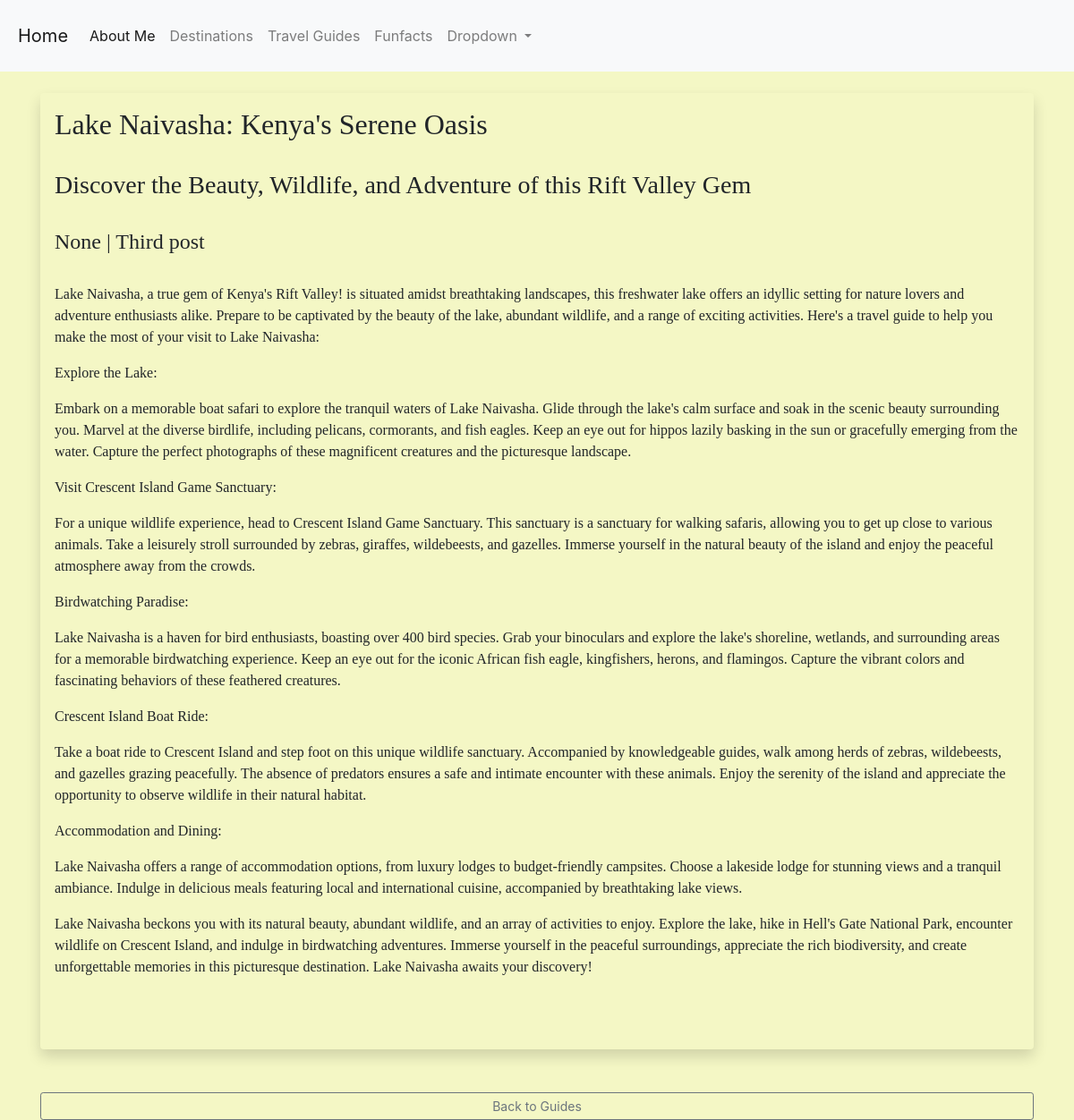
Screenshot of /posts/8 with the database file from the repository.
### app.py (models this page shows)
class Posts(db.Model):
    __tablename__ = 'posts'
    id = db.Column(db.Integer, primary_key=True)
    title = db.Column(db.String(200))
    subtitle = db.Column(db.String(200))
    date_posted = db.Column(db.Date, default=date.today)
    content = db.Column(db.Text)
    slug = db.Column(db.String(200))

### app.py (the view)
@app.route('/posts/<int:id>')
def post(id):
    post = Posts. query.get_or_404(id)
    return render_template('post.html', post=post)

### templates/post.html (shortened to what this page needs)
{% extends 'base.html' %}
{% block content %}
<h1  style="font-family: 'Papyrus;">Travel Guides</h1>
<br/>
<div class="shadow p-3 mb-5 bg-body rounded" >
    <h2 style="font-family: Papyrus;">{{ post.title }}</h2><br/>
    <h3 style="font-family: Papyrus;">{{ post.subtitle }}</h3><br/>
    <h4 style="font-family: Papyrus;">{{ post.date_posted }} | {{ post.slug }}</h4><br/>
    {% for paragraph in post.content.split('\n') %}
        <p style="font-family: Papyrus;">{{ paragraph }}</p>
    {% endfor %}
    <br/><br/>
</div>
<a href="{{ url_for('posts') }}" class="btn btn-outline-secondary btn-sm">Back to Guides</a>
{% endblock %}

### static/styles.css (style rules this page uses)
body, html { margin: 0; padding: 0; }
h2 { font-family: Papyrus; }
body { background-color: #f4f7c5; }

### rows the page displays
Posts: title "Lake Naivasha: Kenya's Serene Oasis", subtitle "Discover the Beauty, Wildlife, and Adventure of this Rift Valley Gem", date_posted "None", slug "Third post"

### other values shown
{{ paragraph }} "Explore the Lake:" "Visit Crescent Island Game Sanctuary:" "Birdwatching Paradise:" "Crescent Island Boat Ride:" "Accommodation and Dining:"
